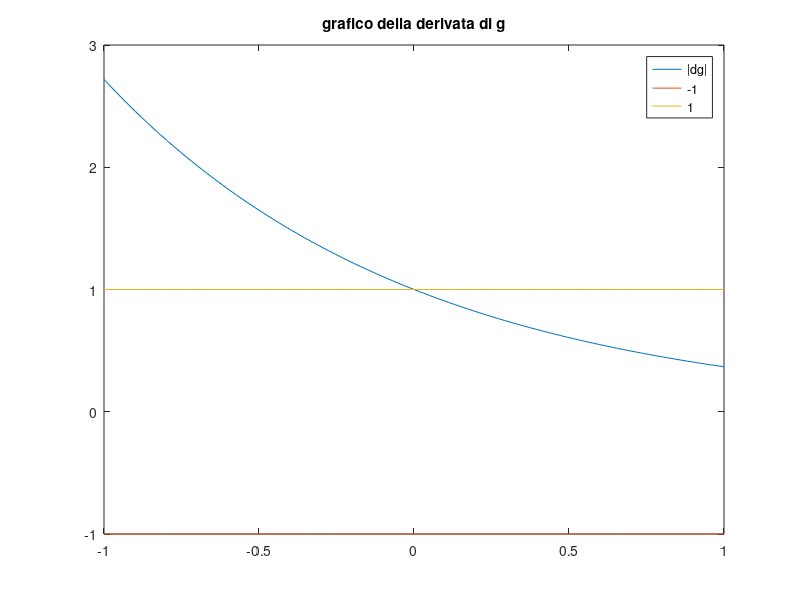

The MATLAB script that drew this image: (Note: this script raises an error after producing the figure.)
% PROBLEMA 3
g=@(x) exp(-x);

% x*exp(x)-1 = 0 --> x*exp(x) = 1 --> exp(x) = 1/x --> 1/exp(x) =x -->
% --> exp(-x) = x

% -1 < g'(a) < 1 --> converge dove a appartiene all'intorno della soluzione 

absdg=@(x) abs(-exp(-x)); 
xplot=linspace(-1,1);
yplot=absdg(xplot);

figure(1);
plot(xplot,yplot);
hold on
plot(xplot,-1+0.*xplot);
plot(xplot,1+0.*xplot);
title('grafico della derivata di g')
legend('|dg|','-1','1')
hold off;

% ogni intervallo [a,b] con a>0 (strettamente!) va bene
a=0.1;
b=1;
fprintf('scelto l''intervallo [%1.5f,%1.5f]\n',a,b)

x0=0.8;
toll=10^-8;
itmax=40;
[pfisso,iterates,flag]=puntofisso(g,x0,toll,itmax);
if flag=='s'
    fprintf('zero calcolato %1.12f\n',zero)
    fprintf('partendo da x0=%1.12f\n',x0)
    fprintf('in %d iterazioni\n',length(iterates))
    fprintf('tolleranza raggiunta\n')
else
    fprintf('raggiunto il numero massimo di iterazioni')
end

% si noti che dg non può essere nulla nella radice!
p=1;
s=diff(iterates);
figure(2);
plot(abs(s(2:end)./s(1:end-1).^p))
title('appross. cost. asintotoca per conv. lineare')
